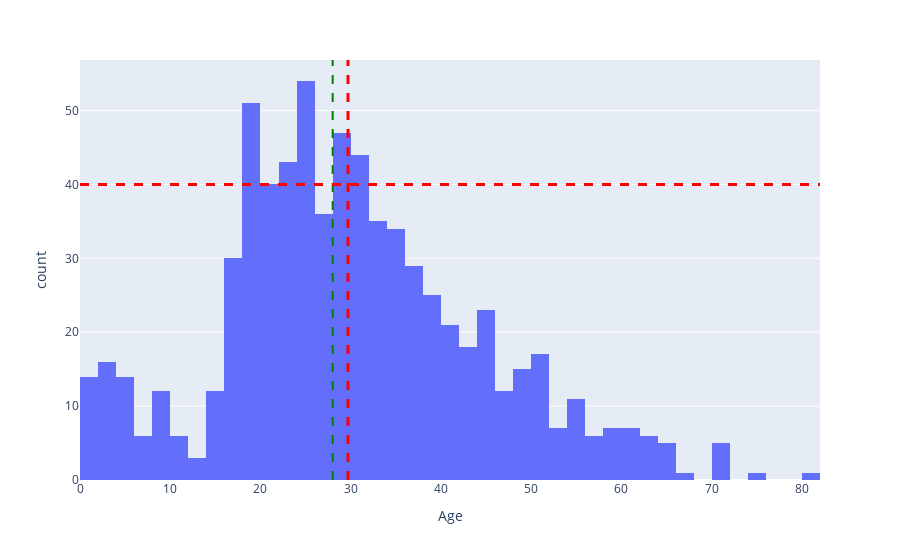

This figure's notebook cell:
### Code cell
fig = px.histogram(titanic, x="Age")
fig.add_vline(titanic.Age.median(), line_width=2, line_dash="dash", line_color="green")
fig.add_vline(titanic.Age.mean(), line_width=3, line_dash="dash", line_color="red")
fig.add_hline(40, line_width=3, line_dash="dash", line_color="red")
fig.show()

### Figure 1 — Plotly figure (JSON) as saved in the notebook; plotly's stock layout.template omitted (floating-point values rounded to 4 significant figures; data arrays with more than 128 entries replaced by an {"elided": "..."} marker saying what was removed)
{"data": [{"alignmentgroup": "True", "bingroup": "x", "hovertemplate": "Age=%{x}<br>count=%{y}<extra></extra>", "legendgroup": "", "marker": {"color": "#636efa"}, "name": "", "offsetgroup": "", "orientation": "v", "showlegend": false, "type": "histogram", "x": {"elided": "891 float values"}, "xaxis": "x", "yaxis": "y"}], "layout": {"barmode": "relative", "legend": {"tracegroupgap": 0}, "margin": {"t": 60}, "shapes": [{"line": {"color": "green", "dash": "dash", "width": 2}, "type": "line", "x0": 28, "x1": 28, "xref": "x", "y0": 0, "y1": 1, "yref": "y domain"}, {"line": {"color": "red", "dash": "dash", "width": 3}, "type": "line", "x0": 29.7, "x1": 29.7, "xref": "x", "y0": 0, "y1": 1, "yref": "y domain"}, {"line": {"color": "red", "dash": "dash", "width": 3}, "type": "line", "x0": 0, "x1": 1, "xref": "x domain", "y0": 40, "y1": 40, "yref": "y"}], "xaxis": {"anchor": "y", "domain": [0, 1], "title": {"text": "Age"}}, "yaxis": {"anchor": "x", "domain": [0, 1], "title": {"text": "count"}}}}
